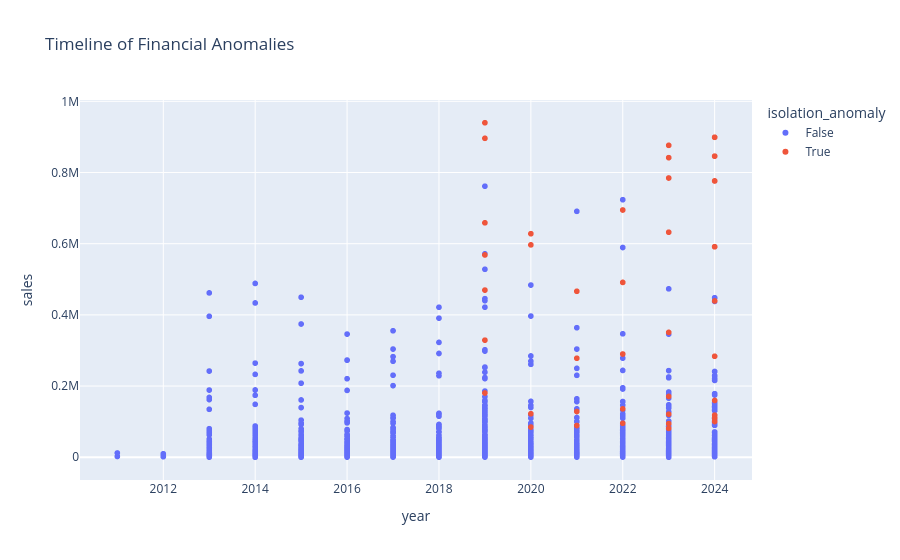

The code cell stored with this chart in its notebook:
### Code cell
fig = px.scatter(

    anomaly_df,

    x="year",

    y="sales",

    color="isolation_anomaly",

    hover_data=["symbol"],

    title="Timeline of Financial Anomalies"
)

fig.show()

### Figure 1 — Plotly figure (JSON) as saved in the notebook; plotly's stock layout.template omitted (floating-point values rounded to 4 significant figures; data arrays with more than 128 entries replaced by an {"elided": "..."} marker saying what was removed)
{"data": [{"customdata": {"elided": "1408x1 str values"}, "hovertemplate": "isolation_anomaly=False<br>year=%{x}<br>sales=%{y}<br>symbol=%{customdata[0]}<extra></extra>", "legendgroup": "False", "marker": {"color": "#636efa", "symbol": "circle"}, "mode": "markers", "name": "False", "showlegend": true, "type": "scattergl", "x": {"elided": "1408 float values"}, "xaxis": "x", "y": {"elided": "1408 int values"}, "yaxis": "y"}, {"customdata": [["AXISBANK"], ["BANKBARODA"], ["BANKBARODA"], ["CANBK"], ["HDFCBANK"], ["HDFCBANK"], ["HDFCBANK"], ["HDFCBANK"], ["HDFCBANK"], ["HDFCBANK"], ["ICICIBANK"], ["ICICIBANK"], ["ICICIBANK"], ["ICICIBANK"], ["ICICIBANK"], ["ICICIBANK"], ["IOC"], ["IOC"], ["IOC"], ["LICI"], ["LICI"], ["LICI"], ["LICI"], ["LICI"], ["ONGC"], ["ONGC"], ["ONGC"], ["ONGC"], ["ONGC"], ["RELIANCE"], ["RELIANCE"], ["RELIANCE"], ["RELIANCE"], ["RELIANCE"], ["RELIANCE"], ["RELIANCE"], ["RELIANCE"], ["SBIN"], ["SBIN"], ["SBIN"], ["SBIN"], ["SBIN"], ["UNIONBANK"], ["UNIONBANK"]], "hovertemplate": "isolation_anomaly=True<br>year=%{x}<br>sales=%{y}<br>symbol=%{customdata[0]}<extra></extra>", "legendgroup": "True", "marker": {"color": "#EF553B", "symbol": "circle"}, "mode": "markers", "name": "True", "showlegend": true, "type": "scattergl", "x": [2024.0, 2023.0, 2024.0, 2024.0, 2020.0, 2021.0, 2022.0, 2023.0, 2024.0, 2019.0, 2020.0, 2021.0, 2022.0, 2023.0, 2024.0, 2019.0, 2023.0, 2024.0, 2024.0, 2020.0, 2023.0, 2024.0, 2024.0, 2019.0, 2022.0, 2023.0, 2024.0, 2024.0, 2019.0, 2019.0, 2020.0, 2021.0, 2022.0, 2023.0, 2024.0, 2024.0, 2019.0, 2021.0, 2022.0, 2023.0, 2024.0, 2019.0, 2023.0, 2024.0], "xaxis": "x", "y": [109369, 94503, 118379, 110519, 122189, 128552, 135936, 170754, 283649, 329022, 84836, 89163, 95407, 121067, 159516, 180551, 841756, 776352, 776352, 628043, 784628, 845966, 845966, 896106, 491246, 632291, 591396, 591396, 658694, 568337, 596679, 466307, 694673, 876396, 899041, 899041, 939838, 278115, 289973, 350845, 439189, 469625, 81163, 100376], "yaxis": "y"}], "layout": {"legend": {"title": {"text": "isolation_anomaly"}, "tracegroupgap": 0}, "title": {"text": "Timeline of Financial Anomalies"}, "xaxis": {"anchor": "y", "domain": [0, 1], "title": {"text": "year"}}, "yaxis": {"anchor": "x", "domain": [0, 1], "title": {"text": "sales"}}}}
